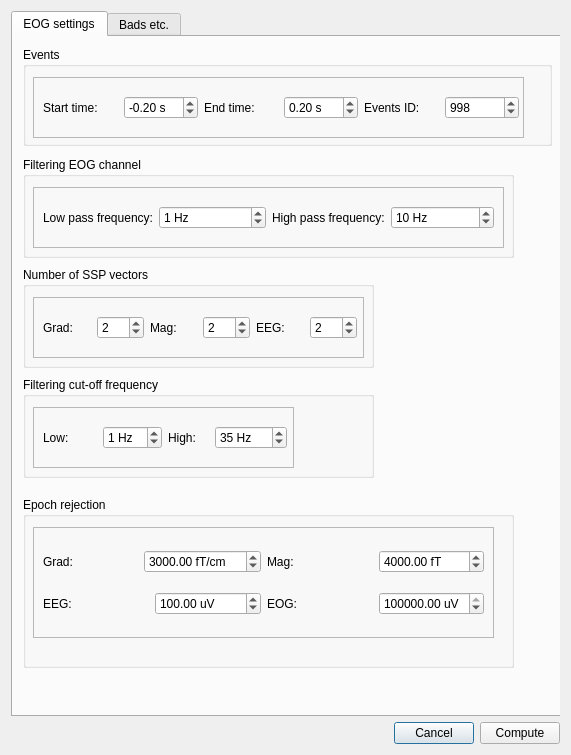
<?xml version="1.0" encoding="UTF-8"?>
<ui version="4.0">
 <class>Dialog</class>
 <widget class="QDialog" name="Dialog">
  <property name="enabled">
   <bool>true</bool>
  </property>
  <property name="geometry">
   <rect>
    <x>0</x>
    <y>0</y>
    <width>571</width>
    <height>755</height>
   </rect>
  </property>
  <property name="windowTitle">
   <string>Meggie - Compute EOG projections</string>
  </property>
  <layout class="QGridLayout" name="gridLayout">
   <item row="1" column="0">
    <layout class="QHBoxLayout" name="horizontalLayout_13">
     <item>
      <spacer name="horizontalSpacer">
       <property name="orientation">
        <enum>Qt::Horizontal</enum>
       </property>
       <property name="sizeHint" stdset="0">
        <size>
         <width>40</width>
         <height>20</height>
        </size>
       </property>
      </spacer>
     </item>
     <item>
      <widget class="QPushButton" name="pushButtonCancel">
       <property name="text">
        <string>Cancel</string>
       </property>
      </widget>
     </item>
     <item>
      <widget class="QPushButton" name="pushButtonCompute">
       <property name="sizePolicy">
        <sizepolicy hsizetype="Minimum" vsizetype="Fixed">
         <horstretch>0</horstretch>
         <verstretch>0</verstretch>
        </sizepolicy>
       </property>
       <property name="text">
        <string>Compute</string>
       </property>
      </widget>
     </item>
    </layout>
   </item>
   <item row="0" column="0">
    <widget class="QScrollArea" name="scrollArea">
     <property name="frameShape">
      <enum>QFrame::NoFrame</enum>
     </property>
     <property name="widgetResizable">
      <bool>true</bool>
     </property>
     <widget class="QWidget" name="scrollAreaWidgetContents">
      <property name="geometry">
       <rect>
        <x>0</x>
        <y>0</y>
        <width>553</width>
        <height>698</height>
       </rect>
      </property>
      <property name="minimumSize">
       <size>
        <width>540</width>
        <height>690</height>
       </size>
      </property>
      <widget class="QTabWidget" name="tabWidgetEOGSettings">
       <property name="geometry">
        <rect>
         <x>0</x>
         <y>0</y>
         <width>553</width>
         <height>706</height>
        </rect>
       </property>
       <property name="currentIndex">
        <number>0</number>
       </property>
       <widget class="QWidget" name="tabEOG1">
        <attribute name="title">
         <string>EOG settings</string>
        </attribute>
        <widget class="QGroupBox" name="groupBoxFilter">
         <property name="geometry">
          <rect>
           <x>10</x>
           <y>340</y>
           <width>351</width>
           <height>101</height>
          </rect>
         </property>
         <property name="title">
          <string>Filtering cut-off frequency</string>
         </property>
         <widget class="QFrame" name="frame_7">
          <property name="geometry">
           <rect>
            <x>10</x>
            <y>30</y>
            <width>261</width>
            <height>61</height>
           </rect>
          </property>
          <property name="frameShape">
           <enum>QFrame::StyledPanel</enum>
          </property>
          <property name="frameShadow">
           <enum>QFrame::Raised</enum>
          </property>
          <widget class="QWidget" name="horizontalLayoutWidget_19">
           <property name="geometry">
            <rect>
             <x>10</x>
             <y>10</y>
             <width>244</width>
             <height>41</height>
            </rect>
           </property>
           <layout class="QHBoxLayout" name="horizontalLayout_25">
            <item>
             <layout class="QHBoxLayout" name="horizontalLayout_26">
              <item>
               <widget class="QLabel" name="labelLow">
                <property name="text">
                 <string>Low:</string>
                </property>
               </widget>
              </item>
              <item>
               <widget class="QSpinBox" name="spinBoxLow">
                <property name="suffix">
                 <string> Hz</string>
                </property>
                <property name="value">
                 <number>1</number>
                </property>
               </widget>
              </item>
             </layout>
            </item>
            <item>
             <layout class="QHBoxLayout" name="horizontalLayout_27">
              <item>
               <widget class="QLabel" name="labelHigh">
                <property name="text">
                 <string>High:</string>
                </property>
               </widget>
              </item>
              <item>
               <widget class="QSpinBox" name="spinBoxHigh">
                <property name="suffix">
                 <string> Hz</string>
                </property>
                <property name="maximum">
                 <number>1000</number>
                </property>
                <property name="value">
                 <number>35</number>
                </property>
               </widget>
              </item>
             </layout>
            </item>
           </layout>
          </widget>
         </widget>
        </widget>
        <widget class="QGroupBox" name="groupBoxFilteringEOG">
         <property name="geometry">
          <rect>
           <x>10</x>
           <y>120</y>
           <width>491</width>
           <height>101</height>
          </rect>
         </property>
         <property name="title">
          <string>Filtering EOG channel</string>
         </property>
         <widget class="QFrame" name="frame_6">
          <property name="geometry">
           <rect>
            <x>10</x>
            <y>30</y>
            <width>471</width>
            <height>61</height>
           </rect>
          </property>
          <property name="frameShape">
           <enum>QFrame::StyledPanel</enum>
          </property>
          <property name="frameShadow">
           <enum>QFrame::Raised</enum>
          </property>
          <widget class="QWidget" name="horizontalLayoutWidget_20">
           <property name="geometry">
            <rect>
             <x>10</x>
             <y>10</y>
             <width>451</width>
             <height>41</height>
            </rect>
           </property>
           <layout class="QHBoxLayout" name="horizontalLayout_18">
            <item>
             <layout class="QHBoxLayout" name="horizontalLayout_23">
              <item>
               <widget class="QLabel" name="labelLowPass">
                <property name="text">
                 <string>Low pass frequency:</string>
                </property>
               </widget>
              </item>
              <item>
               <widget class="QSpinBox" name="spinBoxLowPass">
                <property name="suffix">
                 <string> Hz</string>
                </property>
                <property name="value">
                 <number>1</number>
                </property>
               </widget>
              </item>
             </layout>
            </item>
            <item>
             <layout class="QHBoxLayout" name="horizontalLayout_24">
              <item>
               <widget class="QLabel" name="labelHighPass">
                <property name="text">
                 <string>High pass frequency:</string>
                </property>
               </widget>
              </item>
              <item>
               <widget class="QSpinBox" name="spinBoxHighPass">
                <property name="suffix">
                 <string> Hz</string>
                </property>
                <property name="maximum">
                 <number>1000</number>
                </property>
                <property name="value">
                 <number>10</number>
                </property>
               </widget>
              </item>
             </layout>
            </item>
           </layout>
          </widget>
         </widget>
        </widget>
        <widget class="QGroupBox" name="groupBoxSSP">
         <property name="geometry">
          <rect>
           <x>10</x>
           <y>230</y>
           <width>351</width>
           <height>101</height>
          </rect>
         </property>
         <property name="title">
          <string>Number of SSP vectors</string>
         </property>
         <widget class="QFrame" name="frame_2">
          <property name="geometry">
           <rect>
            <x>10</x>
            <y>30</y>
            <width>331</width>
            <height>61</height>
           </rect>
          </property>
          <property name="frameShape">
           <enum>QFrame::StyledPanel</enum>
          </property>
          <property name="frameShadow">
           <enum>QFrame::Raised</enum>
          </property>
          <widget class="QWidget" name="horizontalLayoutWidget_9">
           <property name="geometry">
            <rect>
             <x>10</x>
             <y>10</y>
             <width>314</width>
             <height>41</height>
            </rect>
           </property>
           <layout class="QHBoxLayout" name="horizontalLayout_9">
            <item>
             <layout class="QHBoxLayout" name="horizontalLayout_3">
              <item>
               <widget class="QLabel" name="labelGrad">
                <property name="text">
                 <string>Grad:</string>
                </property>
               </widget>
              </item>
              <item>
               <widget class="QSpinBox" name="spinBoxGrad">
                <property name="value">
                 <number>2</number>
                </property>
               </widget>
              </item>
             </layout>
            </item>
            <item>
             <layout class="QHBoxLayout" name="horizontalLayout_4">
              <item>
               <widget class="QLabel" name="labelMag">
                <property name="text">
                 <string>Mag:</string>
                </property>
               </widget>
              </item>
              <item>
               <widget class="QSpinBox" name="spinBoxMag">
                <property name="value">
                 <number>2</number>
                </property>
               </widget>
              </item>
             </layout>
            </item>
            <item>
             <layout class="QHBoxLayout" name="horizontalLayout_5">
              <item>
               <widget class="QLabel" name="labelEeg">
                <property name="text">
                 <string>EEG:</string>
                </property>
               </widget>
              </item>
              <item>
               <widget class="QSpinBox" name="spinBoxEeg">
                <property name="value">
                 <number>2</number>
                </property>
               </widget>
              </item>
             </layout>
            </item>
           </layout>
          </widget>
         </widget>
        </widget>
        <widget class="QGroupBox" name="groupBoxEvent">
         <property name="geometry">
          <rect>
           <x>10</x>
           <y>10</y>
           <width>529</width>
           <height>99</height>
          </rect>
         </property>
         <property name="title">
          <string>Events</string>
         </property>
         <widget class="QFrame" name="frame">
          <property name="geometry">
           <rect>
            <x>10</x>
            <y>30</y>
            <width>491</width>
            <height>61</height>
           </rect>
          </property>
          <property name="frameShape">
           <enum>QFrame::StyledPanel</enum>
          </property>
          <property name="frameShadow">
           <enum>QFrame::Raised</enum>
          </property>
          <widget class="QWidget" name="horizontalLayoutWidget_8">
           <property name="geometry">
            <rect>
             <x>10</x>
             <y>10</y>
             <width>476</width>
             <height>41</height>
            </rect>
           </property>
           <layout class="QHBoxLayout" name="horizontalLayout_8">
            <item>
             <layout class="QHBoxLayout" name="horizontalLayout">
              <item>
               <widget class="QLabel" name="labelTmin">
                <property name="text">
                 <string>Start time:</string>
                </property>
               </widget>
              </item>
              <item>
               <widget class="QDoubleSpinBox" name="doubleSpinBoxTmin">
                <property name="suffix">
                 <string> s</string>
                </property>
                <property name="minimum">
                 <double>-99.989999999999995</double>
                </property>
                <property name="singleStep">
                 <double>0.050000000000000</double>
                </property>
                <property name="value">
                 <double>-0.200000000000000</double>
                </property>
               </widget>
              </item>
             </layout>
            </item>
            <item>
             <layout class="QHBoxLayout" name="horizontalLayout_2">
              <item>
               <widget class="QLabel" name="labelTmax">
                <property name="text">
                 <string>End time:</string>
                </property>
               </widget>
              </item>
              <item>
               <widget class="QDoubleSpinBox" name="doubleSpinBoxTmax">
                <property name="suffix">
                 <string> s</string>
                </property>
                <property name="minimum">
                 <double>-99.989999999999995</double>
                </property>
                <property name="singleStep">
                 <double>0.050000000000000</double>
                </property>
                <property name="value">
                 <double>0.200000000000000</double>
                </property>
               </widget>
              </item>
             </layout>
            </item>
            <item>
             <layout class="QHBoxLayout" name="horizontalLayout_6">
              <item>
               <widget class="QLabel" name="labelEventID">
                <property name="text">
                 <string>Events ID:</string>
                </property>
               </widget>
              </item>
              <item>
               <widget class="QSpinBox" name="spinBoxEventsID">
                <property name="maximum">
                 <number>10000</number>
                </property>
                <property name="value">
                 <number>998</number>
                </property>
               </widget>
              </item>
             </layout>
            </item>
           </layout>
          </widget>
         </widget>
        </widget>
        <widget class="QGroupBox" name="groupBox">
         <property name="geometry">
          <rect>
           <x>10</x>
           <y>460</y>
           <width>491</width>
           <height>171</height>
          </rect>
         </property>
         <property name="title">
          <string>Epoch rejection</string>
         </property>
         <widget class="QFrame" name="frameEpochRejection">
          <property name="enabled">
           <bool>true</bool>
          </property>
          <property name="geometry">
           <rect>
            <x>10</x>
            <y>30</y>
            <width>461</width>
            <height>111</height>
           </rect>
          </property>
          <property name="frameShape">
           <enum>QFrame::StyledPanel</enum>
          </property>
          <property name="frameShadow">
           <enum>QFrame::Raised</enum>
          </property>
          <widget class="QWidget" name="horizontalLayoutWidget_4">
           <property name="geometry">
            <rect>
             <x>10</x>
             <y>10</y>
             <width>441</width>
             <height>91</height>
            </rect>
           </property>
           <layout class="QHBoxLayout" name="horizontalLayout_12">
            <item>
             <layout class="QVBoxLayout" name="verticalLayout_2">
              <item>
               <layout class="QHBoxLayout" name="horizontalLayout_14">
                <item>
                 <widget class="QLabel" name="labelGradReject">
                  <property name="text">
                   <string>Grad:</string>
                  </property>
                 </widget>
                </item>
                <item>
                 <widget class="QDoubleSpinBox" name="doubleSpinBoxGradReject">
                  <property name="prefix">
                   <string/>
                  </property>
                  <property name="suffix">
                   <string> fT/cm</string>
                  </property>
                  <property name="maximum">
                   <double>1000000000.000000000000000</double>
                  </property>
                  <property name="value">
                   <double>3000.000000000000000</double>
                  </property>
                 </widget>
                </item>
               </layout>
              </item>
              <item>
               <layout class="QHBoxLayout" name="horizontalLayout_11">
                <item>
                 <widget class="QLabel" name="labelEegReject">
                  <property name="text">
                   <string>EEG:</string>
                  </property>
                 </widget>
                </item>
                <item>
                 <widget class="QDoubleSpinBox" name="doubleSpinBoxEEGReject">
                  <property name="suffix">
                   <string> uV</string>
                  </property>
                  <property name="maximum">
                   <double>1000000000.000000000000000</double>
                  </property>
                  <property name="value">
                   <double>100.000000000000000</double>
                  </property>
                 </widget>
                </item>
               </layout>
              </item>
             </layout>
            </item>
            <item>
             <layout class="QVBoxLayout" name="verticalLayout_3">
              <item>
               <layout class="QHBoxLayout" name="horizontalLayout_10">
                <item>
                 <widget class="QLabel" name="labelMagReject">
                  <property name="text">
                   <string>Mag:</string>
                  </property>
                 </widget>
                </item>
                <item>
                 <widget class="QDoubleSpinBox" name="doubleSpinBoxMagReject">
                  <property name="suffix">
                   <string> fT</string>
                  </property>
                  <property name="maximum">
                   <double>1000000000.000000000000000</double>
                  </property>
                  <property name="value">
                   <double>4000.000000000000000</double>
                  </property>
                 </widget>
                </item>
               </layout>
              </item>
              <item>
               <layout class="QHBoxLayout" name="horizontalLayout_15">
                <item>
                 <widget class="QLabel" name="labelEogReject">
                  <property name="text">
                   <string>EOG:</string>
                  </property>
                 </widget>
                </item>
                <item>
                 <widget class="QDoubleSpinBox" name="doubleSpinBoxEOGReject">
                  <property name="suffix">
                   <string> uV</string>
                  </property>
                  <property name="maximum">
                   <double>1000000000.000000000000000</double>
                  </property>
                  <property name="value">
                   <double>1000000000.000000000000000</double>
                  </property>
                 </widget>
                </item>
               </layout>
              </item>
             </layout>
            </item>
           </layout>
          </widget>
         </widget>
        </widget>
       </widget>
       <widget class="QWidget" name="tabEOG2">
        <attribute name="title">
         <string>Bads etc.</string>
        </attribute>
        <widget class="QWidget" name="horizontalLayoutWidget_17">
         <property name="geometry">
          <rect>
           <x>10</x>
           <y>60</y>
           <width>351</width>
           <height>41</height>
          </rect>
         </property>
         <layout class="QHBoxLayout" name="horizontalLayout_21">
          <item>
           <widget class="QLabel" name="labelStart1">
            <property name="text">
             <string>Start artifact detection after</string>
            </property>
           </widget>
          </item>
          <item>
           <widget class="QSpinBox" name="spinBoxStart"/>
          </item>
          <item>
           <widget class="QLabel" name="labelStart2">
            <property name="text">
             <string>seconds.</string>
            </property>
           </widget>
          </item>
         </layout>
        </widget>
        <widget class="QWidget" name="horizontalLayoutWidget">
         <property name="geometry">
          <rect>
           <x>10</x>
           <y>160</y>
           <width>281</width>
           <height>41</height>
          </rect>
         </property>
         <layout class="QHBoxLayout" name="horizontalLayout_7">
          <item>
           <widget class="QLabel" name="labelJobs">
            <property name="text">
             <string>Number of jobs to run in parallel:</string>
            </property>
           </widget>
          </item>
          <item>
           <widget class="QSpinBox" name="spinBoxJobs">
            <property name="value">
             <number>1</number>
            </property>
           </widget>
          </item>
         </layout>
        </widget>
        <widget class="QWidget" name="layoutWidget">
         <property name="geometry">
          <rect>
           <x>10</x>
           <y>10</y>
           <width>531</width>
           <height>41</height>
          </rect>
         </property>
         <layout class="QHBoxLayout" name="horizontalLayout_28">
          <item>
           <widget class="QLabel" name="labelBad">
            <property name="text">
             <string>Bad channels (eg. MEG 2443, MEG 1531):</string>
            </property>
           </widget>
          </item>
          <item>
           <widget class="QLineEdit" name="lineEditBad"/>
          </item>
         </layout>
        </widget>
        <widget class="QWidget" name="layoutWidget_2">
         <property name="geometry">
          <rect>
           <x>10</x>
           <y>110</y>
           <width>308</width>
           <height>41</height>
          </rect>
         </property>
         <layout class="QHBoxLayout" name="horizontalLayout_22">
          <item>
           <widget class="QLabel" name="labelTaps">
            <property name="text">
             <string>Number of taps to use for filtering:</string>
            </property>
           </widget>
          </item>
          <item>
           <widget class="QSpinBox" name="spinBoxTaps">
            <property name="maximum">
             <number>10000</number>
            </property>
            <property name="value">
             <number>2048</number>
            </property>
           </widget>
          </item>
         </layout>
        </widget>
        <widget class="QWidget" name="verticalLayoutWidget">
         <property name="geometry">
          <rect>
           <x>10</x>
           <y>250</y>
           <width>371</width>
           <height>111</height>
          </rect>
         </property>
         <layout class="QVBoxLayout" name="verticalLayout">
          <item>
           <widget class="QCheckBox" name="checkBoxEEGProj">
            <property name="text">
             <string>Add EEG average reference proj.</string>
            </property>
           </widget>
          </item>
          <item>
           <widget class="QCheckBox" name="checkBoxSSPProj">
            <property name="text">
             <string>Exclude the SSP projectors currently in the fiff file</string>
            </property>
            <property name="checked">
             <bool>true</bool>
            </property>
           </widget>
          </item>
          <item>
           <widget class="QCheckBox" name="checkBoxSSPCompute">
            <property name="text">
             <string>Compute SSP after averaging</string>
            </property>
           </widget>
          </item>
         </layout>
        </widget>
       </widget>
      </widget>
     </widget>
    </widget>
   </item>
  </layout>
 </widget>
 <tabstops>
  <tabstop>pushButtonCancel</tabstop>
  <tabstop>pushButtonCompute</tabstop>
 </tabstops>
 <resources/>
 <connections>
  <connection>
   <sender>pushButtonCompute</sender>
   <signal>clicked()</signal>
   <receiver>Dialog</receiver>
   <slot>accept()</slot>
   <hints>
    <hint type="sourcelabel">
     <x>396</x>
     <y>753</y>
    </hint>
    <hint type="destinationlabel">
     <x>333</x>
     <y>5</y>
    </hint>
   </hints>
  </connection>
  <connection>
   <sender>pushButtonCancel</sender>
   <signal>clicked(bool)</signal>
   <receiver>Dialog</receiver>
   <slot>reject()</slot>
   <hints>
    <hint type="sourcelabel">
     <x>205</x>
     <y>748</y>
    </hint>
    <hint type="destinationlabel">
     <x>248</x>
     <y>8</y>
    </hint>
   </hints>
  </connection>
 </connections>
</ui>
